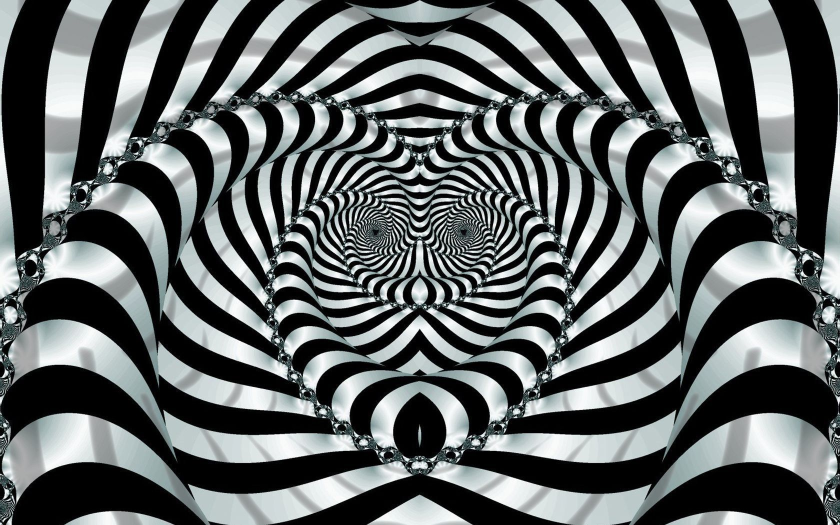
%> input picture Game1/Assets/images/Level-4/L4_q5/img.jpg, 1680 x 1050 px (shown at 1/2 size)
$ octave gridding.m   (GNU Octave 9; MATLAB toolbox functions it lacks are replaced by stand-ins)
%> lines starting %> are read from the running program, lines starting %| are printed output that depends on the picture; in (x1, y1, x2, y2) boxes, pixels count from 0 and x2, y2 are one past the last pixel; in counts of white or black regions, pixels touching at a corner belong together; the program's own positions count from 1
img = imread('img.jpg');  %# Load a sample 3-D RGB image
%> img is the input picture: size 1050x1680x3 uint8; mean R, G, B 94.9, 99.7, 100.1

% [5 lines of commented-out code are left out]
w = 130;

x = 300;
y = 785;
a = img(x:x+w,y:y+w,:);
imwrite(a,'p1.jpg');
img(x:x+w,y:y+w,:) = 255;
%> img: size 1050x1680x3 uint8; 0.97% of pixels changed, all inside (x1, y1, x2, y2) = (784, 299, 915, 430)

x = 800;
y = 785;
a = img(x:x+w,y:y+w,:);
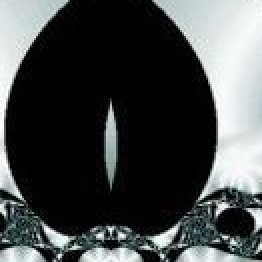
%> a: size 131x131x3 uint8 (shown 2 times larger); mean R, G, B 69.5, 73, 73.4
imwrite(a,'p2.jpg');
img(x:x+w,y:y+w,:) = 255;
%> img: size 1050x1680x3 uint8; mean R, G, B 98.2, 103, 103.3

x = 80;
y = 1200;
a = img(x:x+w,y:y+w,:);
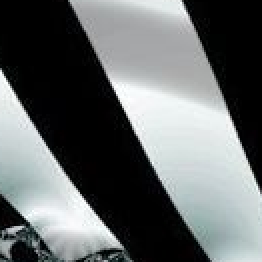
%> a: size 131x131x3 uint8 (shown 2 times larger); mean R, G, B 102.2, 106.3, 106.8
imwrite(a,'p3.jpg');
img(x:x+w,y:y+w,:) = 255;
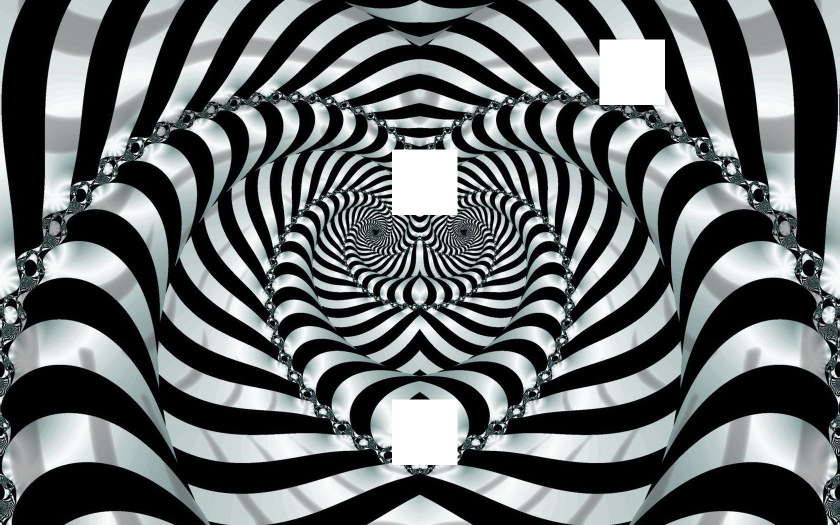
%> img: size 1050x1680x3 uint8 (shown at 1/2 size); mean R, G, B 99.7, 104.4, 104.8

x = 600;
y = 100;
a = img(x:x+w,y:y+w,:);
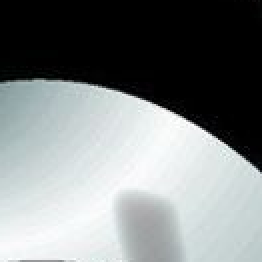
%> a: size 131x131x3 uint8 (shown 2 times larger); mean R, G, B 126.8, 131.5, 131.9
imwrite(a,'p4.jpg');
img(x:x+w,y:y+w,:) = 255;
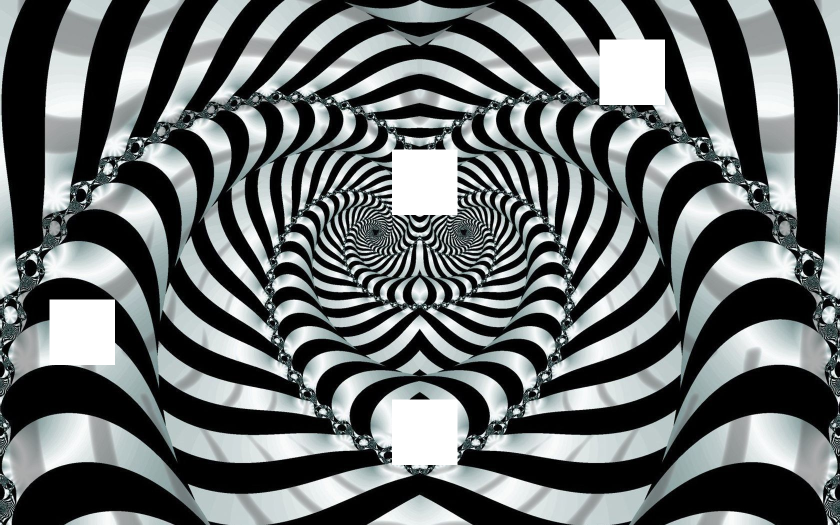
%> img: size 1050x1680x3 uint8 (shown at 1/2 size); 0.97% of pixels changed, all inside (x1, y1, x2, y2) = (99, 599, 230, 730)

x = 600;
y = 1200;
a = img(x:x+w,y:y+w,:);
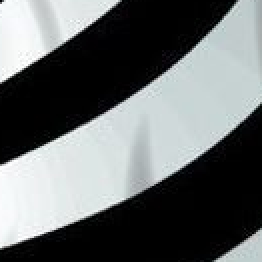
%> a: size 131x131x3 uint8 (shown 2 times larger); mean R, G, B 103.3, 107.2, 107.6
imwrite(a,'p5.jpg');
img(x:x+w,y:y+w,:) = 255;
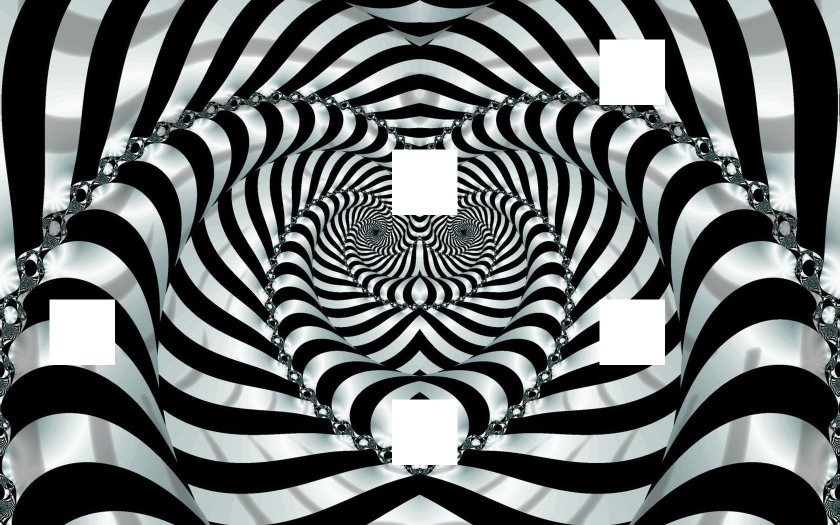
%> img: size 1050x1680x3 uint8 (shown at 1/2 size); 0.97% of pixels changed, all inside (x1, y1, x2, y2) = (1199, 599, 1330, 730)

imshow(img);

imwrite(img,'n.jpg');
